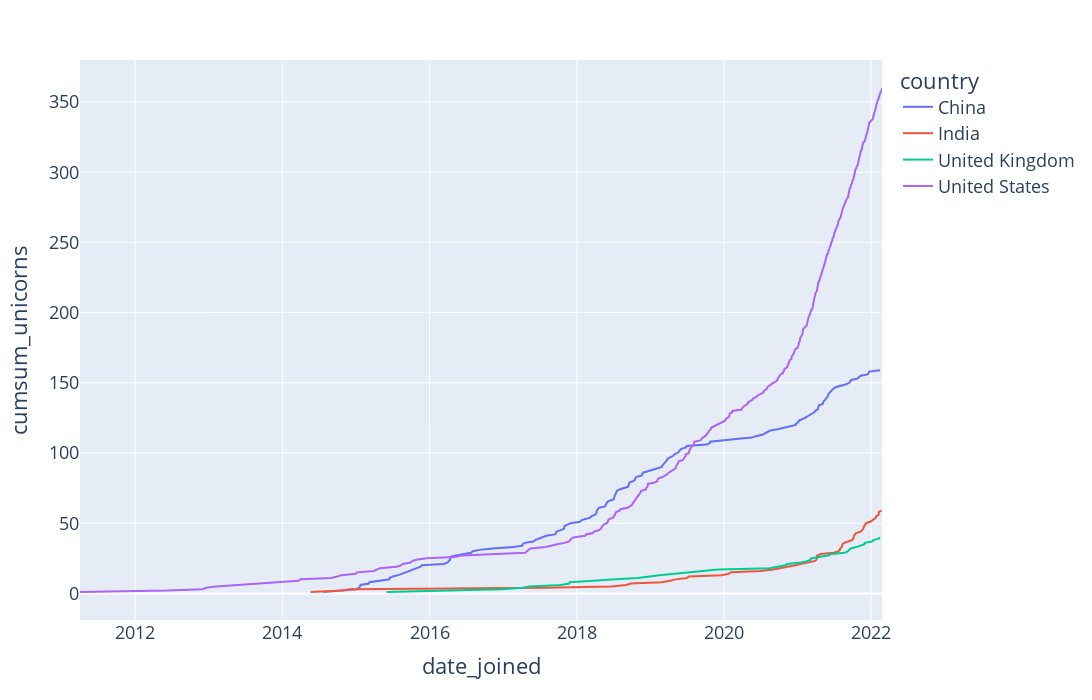

Write notebook code for a chart like this one.
### Code cell
fig = px.line(time_series[time_series.country.isin(["United States", "United Kingdom", "China", "India"])], x="date_joined", y="cumsum_unicorns", color="country")

fig.update_layout(
    height=700,
    width=1200,
    font=dict(
        size=18,
    )
)

fig.show()

### Figure 1 — Plotly figure (JSON) as saved in the notebook; plotly's stock layout.template omitted (floating-point values rounded to 4 significant figures; data arrays with more than 128 entries replaced by an {"elided": "..."} marker saying what was removed)
{"data": [{"hovertemplate": "country=China<br>date_joined=%{x}<br>cumsum_unicorns=%{y}<extra></extra>", "legendgroup": "China", "line": {"color": "#636efa", "dash": "solid"}, "marker": {"symbol": "circle"}, "mode": "lines", "name": "China", "orientation": "v", "showlegend": true, "type": "scatter", "x": {"elided": "159 str values"}, "xaxis": "x", "y": {"elided": "159 int values"}, "yaxis": "y"}, {"hovertemplate": "country=India<br>date_joined=%{x}<br>cumsum_unicorns=%{y}<extra></extra>", "legendgroup": "India", "line": {"color": "#EF553B", "dash": "solid"}, "marker": {"symbol": "circle"}, "mode": "lines", "name": "India", "orientation": "v", "showlegend": true, "type": "scatter", "x": ["2014-05-21", "2014-10-27", "2014-12-02", "2017-07-25", "2018-06-21", "2018-09-04", "2018-09-25", "2019-02-27", "2019-04-09", "2019-05-06", "2019-07-02", "2019-07-11", "2019-12-20", "2020-01-24", "2020-02-07", "2020-07-01", "2020-09-02", "2020-10-11", "2020-11-24", "2020-12-22", "2021-01-15", "2021-02-25", "2021-03-26", "2021-04-05", "2021-04-06", "2021-04-07", "2021-04-08", "2021-04-27", "2021-06-30", "2021-07-22", "2021-07-30", "2021-07-31", "2021-08-09", "2021-08-10", "2021-08-12", "2021-08-20", "2021-09-15", "2021-09-29", "2021-10-05", "2021-10-06", "2021-10-07", "2021-10-13", "2021-10-18", "2021-11-10", "2021-11-16", "2021-11-23", "2021-11-24", "2021-11-28", "2021-11-29", "2021-12-07", "2021-12-28", "2022-01-05", "2022-01-13", "2022-01-25", "2022-01-27", "2022-02-07", "2022-02-08", "2022-02-09", "2022-02-22"], "xaxis": "x", "y": [1, 2, 3, 4, 5, 6, 7, 8, 9, 10, 11, 12, 13, 14, 15, 16, 17, 18, 19, 20, 21, 22, 23, 24, 25, 26, 27, 28, 29, 30, 31, 32, 33, 34, 35, 36, 37, 38, 39, 40, 41, 42, 43, 44, 45, 46, 47, 48, 49, 50, 51, 52, 53, 54, 55, 56, 57, 58, 59], "yaxis": "y"}, {"hovertemplate": "country=United Kingdom<br>date_joined=%{x}<br>cumsum_unicorns=%{y}<extra></extra>", "legendgroup": "United Kingdom", "line": {"color": "#00cc96", "dash": "solid"}, "marker": {"symbol": "circle"}, "mode": "lines", "name": "United Kingdom", "orientation": "v", "showlegend": true, "type": "scatter", "x": ["2015-06-02", "2016-05-24", "2016-12-22", "2017-04-10", "2017-05-11", "2017-10-12", "2017-11-24", "2017-11-27", "2018-04-26", "2018-07-16", "2018-10-31", "2018-12-18", "2019-02-14", "2019-05-02", "2019-07-16", "2019-09-17", "2019-12-03", "2020-08-14", "2020-09-29", "2020-11-03", "2020-11-10", "2021-01-19", "2021-02-17", "2021-03-08", "2021-03-09", "2021-04-23", "2021-06-01", "2021-06-16", "2021-08-23", "2021-09-08", "2021-09-15", "2021-09-21", "2021-10-19", "2021-11-10", "2021-11-29", "2021-11-30", "2022-01-06", "2022-01-12", "2022-02-08", "2022-02-14"], "xaxis": "x", "y": [1, 2, 3, 4, 5, 6, 7, 8, 9, 10, 11, 12, 13, 14, 15, 16, 17, 18, 19, 20, 21, 22, 23, 24, 25, 26, 27, 28, 29, 30, 31, 32, 33, 34, 35, 36, 37, 38, 39, 40], "yaxis": "y"}, {"hovertemplate": "country=United States<br>date_joined=%{x}<br>cumsum_unicorns=%{y}<extra></extra>", "legendgroup": "United States", "line": {"color": "#ab63fa", "dash": "solid"}, "marker": {"symbol": "circle"}, "mode": "lines", "name": "United States", "orientation": "v", "showlegend": true, "type": "scatter", "x": {"elided": "360 str values"}, "xaxis": "x", "y": {"elided": "360 int values"}, "yaxis": "y"}], "layout": {"font": {"size": 18}, "height": 700, "legend": {"title": {"text": "country"}, "tracegroupgap": 0}, "margin": {"t": 60}, "width": 1200, "xaxis": {"anchor": "y", "domain": [0, 1], "title": {"text": "date_joined"}}, "yaxis": {"anchor": "x", "domain": [0, 1], "title": {"text": "cumsum_unicorns"}}}}
